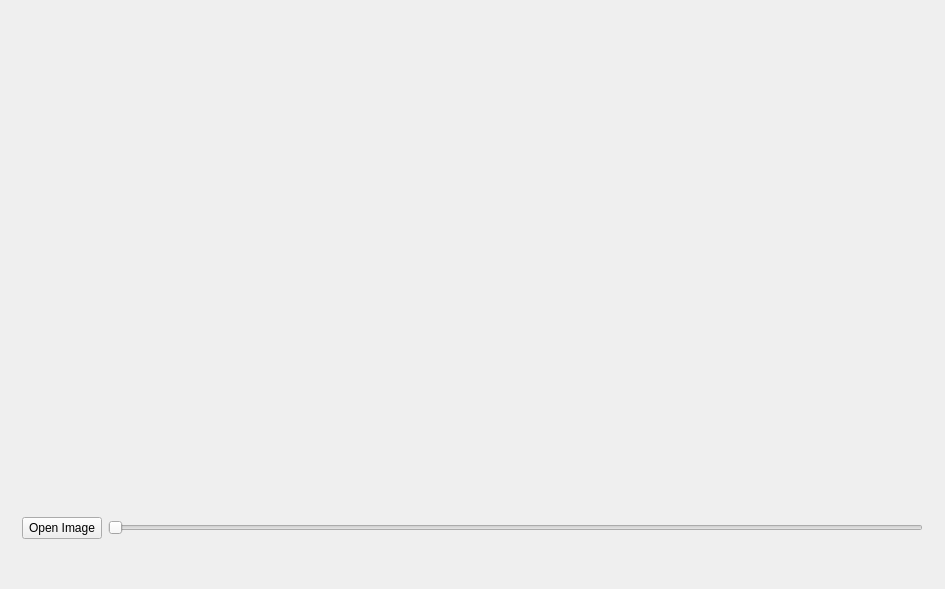
<?xml version="1.0" encoding="UTF-8"?>
<ui version="4.0">
 <class>MainWindow</class>
 <widget class="QMainWindow" name="MainWindow">
  <property name="geometry">
   <rect>
    <x>0</x>
    <y>0</y>
    <width>945</width>
    <height>589</height>
   </rect>
  </property>
  <property name="windowTitle">
   <string>GaussianBlur</string>
  </property>
  <widget class="QWidget" name="centralWidget">
   <layout class="QVBoxLayout" name="verticalLayout">
    <item>
     <widget class="QWidget" name="widget" native="true">
      <layout class="QHBoxLayout" name="horizontalLayout">
       <item>
        <widget class="QLabel" name="originPixLabel">
         <property name="scaledContents">
          <bool>false</bool>
         </property>
        </widget>
       </item>
       <item>
        <widget class="QLabel" name="resultPixLabel">
         <property name="scaledContents">
          <bool>false</bool>
         </property>
        </widget>
       </item>
      </layout>
     </widget>
    </item>
    <item>
     <widget class="QWidget" name="widget_2" native="true">
      <property name="minimumSize">
       <size>
        <width>0</width>
        <height>100</height>
       </size>
      </property>
      <property name="maximumSize">
       <size>
        <width>16777215</width>
        <height>100</height>
       </size>
      </property>
      <layout class="QHBoxLayout" name="horizontalLayout_2">
       <item>
        <widget class="QPushButton" name="openButton">
         <property name="text">
          <string>Open Image</string>
         </property>
        </widget>
       </item>
       <item>
        <widget class="QSlider" name="valueSlider">
         <property name="orientation">
          <enum>Qt::Horizontal</enum>
         </property>
        </widget>
       </item>
      </layout>
     </widget>
    </item>
   </layout>
  </widget>
 </widget>
 <layoutdefault spacing="6" margin="11"/>
 <resources/>
 <connections/>
</ui>
